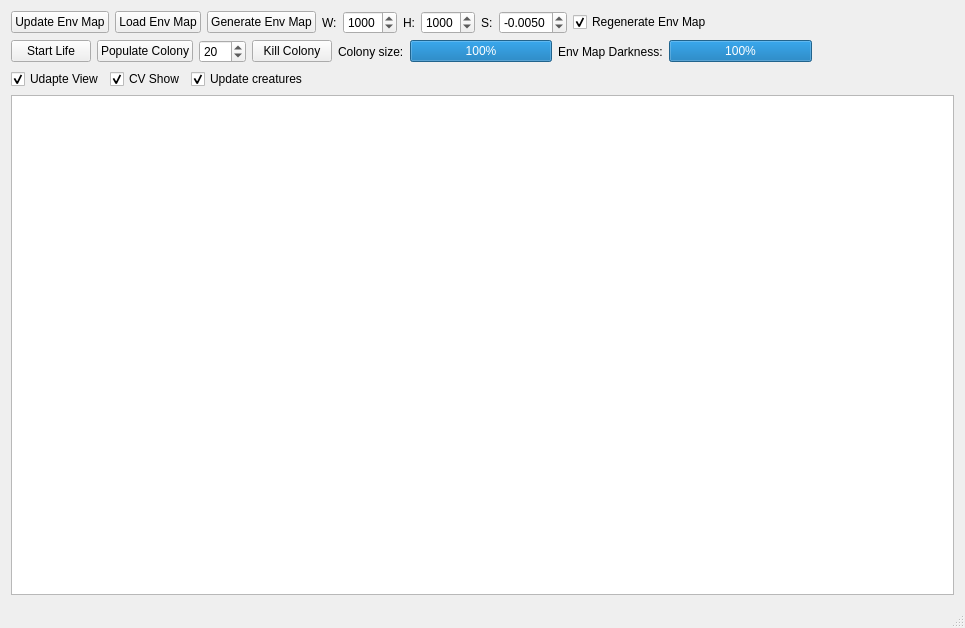
<?xml version="1.0" encoding="UTF-8"?>
<ui version="4.0">
 <class>MainWindow</class>
 <widget class="QMainWindow" name="MainWindow">
  <property name="geometry">
   <rect>
    <x>0</x>
    <y>0</y>
    <width>965</width>
    <height>628</height>
   </rect>
  </property>
  <property name="windowTitle">
   <string>MainWindow</string>
  </property>
  <widget class="QWidget" name="centralWidget">
   <layout class="QVBoxLayout" name="verticalLayout">
    <item>
     <layout class="QHBoxLayout" name="horizontalLayout">
      <property name="topMargin">
       <number>0</number>
      </property>
      <item>
       <widget class="QPushButton" name="updateEnvMapButton">
        <property name="text">
         <string>Update Env Map</string>
        </property>
       </widget>
      </item>
      <item>
       <widget class="QPushButton" name="loadEnvMapButton">
        <property name="text">
         <string>Load Env Map</string>
        </property>
       </widget>
      </item>
      <item>
       <widget class="QPushButton" name="generateEnvMapButton">
        <property name="text">
         <string>Generate Env Map</string>
        </property>
       </widget>
      </item>
      <item>
       <widget class="QLabel" name="label">
        <property name="text">
         <string>W:</string>
        </property>
       </widget>
      </item>
      <item>
       <widget class="QSpinBox" name="perlinNoiseEnvMapWSpinBox">
        <property name="maximum">
         <number>5000</number>
        </property>
        <property name="value">
         <number>1000</number>
        </property>
       </widget>
      </item>
      <item>
       <widget class="QLabel" name="label_2">
        <property name="text">
         <string>H:</string>
        </property>
       </widget>
      </item>
      <item>
       <widget class="QSpinBox" name="perlinNoiseEnvMapHSpinBox">
        <property name="maximum">
         <number>5000</number>
        </property>
        <property name="value">
         <number>1000</number>
        </property>
       </widget>
      </item>
      <item>
       <widget class="QLabel" name="label_3">
        <property name="text">
         <string>S:</string>
        </property>
       </widget>
      </item>
      <item>
       <widget class="QDoubleSpinBox" name="perlinNoiseEnvMapSSpinBox">
        <property name="decimals">
         <number>4</number>
        </property>
        <property name="minimum">
         <double>-1.000000000000000</double>
        </property>
        <property name="maximum">
         <double>1.000000000000000</double>
        </property>
        <property name="singleStep">
         <double>0.000500000000000</double>
        </property>
        <property name="value">
         <double>-0.005000000000000</double>
        </property>
       </widget>
      </item>
      <item>
       <widget class="QCheckBox" name="regenerateEnvMapCheckBox">
        <property name="text">
         <string>Regenerate Env Map</string>
        </property>
        <property name="checked">
         <bool>true</bool>
        </property>
       </widget>
      </item>
      <item>
       <spacer name="horizontalSpacer">
        <property name="orientation">
         <enum>Qt::Horizontal</enum>
        </property>
        <property name="sizeHint" stdset="0">
         <size>
          <width>40</width>
          <height>20</height>
         </size>
        </property>
       </spacer>
      </item>
     </layout>
    </item>
    <item>
     <layout class="QHBoxLayout" name="horizontalLayout_2">
      <property name="topMargin">
       <number>0</number>
      </property>
      <item>
       <widget class="QPushButton" name="startLifeButton">
        <property name="text">
         <string>Start Life</string>
        </property>
        <property name="checkable">
         <bool>true</bool>
        </property>
       </widget>
      </item>
      <item>
       <widget class="QPushButton" name="populateColonyButton">
        <property name="text">
         <string>Populate Colony</string>
        </property>
       </widget>
      </item>
      <item>
       <widget class="QSpinBox" name="colonySizeSpinBox">
        <property name="minimum">
         <number>1</number>
        </property>
        <property name="maximum">
         <number>500</number>
        </property>
        <property name="singleStep">
         <number>5</number>
        </property>
        <property name="value">
         <number>20</number>
        </property>
       </widget>
      </item>
      <item>
       <widget class="QPushButton" name="killColonyButton">
        <property name="text">
         <string>Kill Colony</string>
        </property>
       </widget>
      </item>
      <item>
       <widget class="QLabel" name="label_4">
        <property name="text">
         <string>Colony size:</string>
        </property>
       </widget>
      </item>
      <item>
       <widget class="QProgressBar" name="colonySizeProgressBar">
        <property name="maximum">
         <number>100</number>
        </property>
        <property name="value">
         <number>100</number>
        </property>
       </widget>
      </item>
      <item>
       <widget class="QLabel" name="label_5">
        <property name="text">
         <string>Env Map Darkness:</string>
        </property>
       </widget>
      </item>
      <item>
       <widget class="QProgressBar" name="envMapDarknessProgressBar">
        <property name="value">
         <number>100</number>
        </property>
       </widget>
      </item>
      <item>
       <spacer name="horizontalSpacer_2">
        <property name="orientation">
         <enum>Qt::Horizontal</enum>
        </property>
        <property name="sizeHint" stdset="0">
         <size>
          <width>40</width>
          <height>20</height>
         </size>
        </property>
       </spacer>
      </item>
     </layout>
    </item>
    <item>
     <layout class="QHBoxLayout" name="horizontalLayout_3">
      <property name="topMargin">
       <number>0</number>
      </property>
      <item>
       <widget class="QCheckBox" name="updateViewCheckBox">
        <property name="text">
         <string>Udapte View</string>
        </property>
        <property name="checked">
         <bool>true</bool>
        </property>
       </widget>
      </item>
      <item>
       <widget class="QCheckBox" name="cvShowCheckBox">
        <property name="text">
         <string>CV Show</string>
        </property>
        <property name="checked">
         <bool>true</bool>
        </property>
       </widget>
      </item>
      <item>
       <widget class="QCheckBox" name="updateCreaturesCheckBox">
        <property name="text">
         <string>Update creatures</string>
        </property>
        <property name="checked">
         <bool>true</bool>
        </property>
       </widget>
      </item>
      <item>
       <spacer name="horizontalSpacer_3">
        <property name="orientation">
         <enum>Qt::Horizontal</enum>
        </property>
        <property name="sizeHint" stdset="0">
         <size>
          <width>40</width>
          <height>20</height>
         </size>
        </property>
       </spacer>
      </item>
     </layout>
    </item>
    <item>
     <widget class="GraphicsView" name="graphicsView"/>
    </item>
   </layout>
  </widget>
  <widget class="QStatusBar" name="statusBar"/>
  <action name="actionOpen_Image">
   <property name="text">
    <string>Open Image</string>
   </property>
  </action>
 </widget>
 <layoutdefault spacing="6" margin="11"/>
 <customwidgets>
  <customwidget>
   <class>GraphicsView</class>
   <extends>QGraphicsView</extends>
   <header location="global">graphicsview.h</header>
  </customwidget>
 </customwidgets>
 <resources/>
 <connections/>
</ui>
